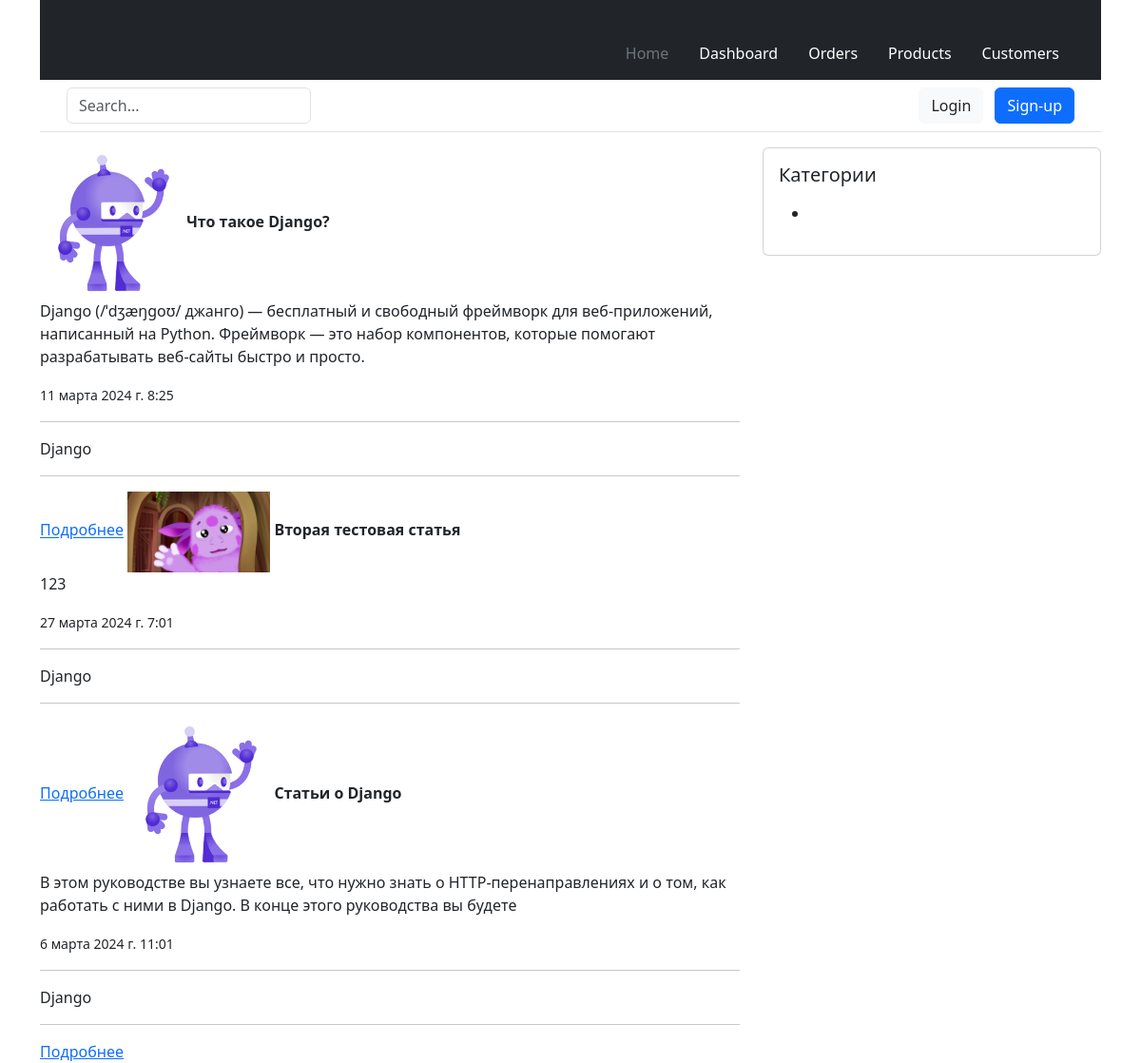
Screenshot of /category/django/ with the database file from the repository.
### modules/blog/models.py (models this page shows, shortened)
class Article(models.Model):
    STATUS_OPTIONS = (
        ('published', 'Опубликовано'),
        ('draft', 'Черновик')
    )
    title = models.CharField(verbose_name='Заголовок', max_length=255)
    slug = models.SlugField(verbose_name='URL', max_length=255, blank=True, unique=True)
    category = TreeForeignKey('Category', on_delete=models.PROTECT, related_name='articles', verbose_name='Категория')
    short_description = models.TextField(verbose_name='Краткое описание', max_length=500)
    full_description = models.TextField(verbose_name='Полное описание')
    thumbnail = models.ImageField(
        verbose_name='Превью поста',
        blank=True,
        upload_to='images/thumbnails/%Y/%m/%d/',
        validators=[FileExtensionValidator(allowed_extensions=('png', 'jpg', 'webp', 'jpeg', 'gif'))]
    )
    status = models.CharField(choices=STATUS_OPTIONS, default='published', verbose_name='Статус поста', max_length=10)
    time_create = models.DateTimeField(auto_now_add=True, verbose_name='Время добавления')
    time_update = models.DateTimeField(auto_now=True, verbose_name='Время обновления')
    author = models.ForeignKey(to=User, verbose_name='Автор', on_delete=models.SET_DEFAULT, related_name='author_posts',
                               default=1)
    updater = models.ForeignKey(to=User, verbose_name='Обновил', on_delete=models.SET_NULL, null=True,
                                related_name='updater_posts', blank=True)
    fixed = models.BooleanField(verbose_name='Зафиксировано', default=False)
    class Meta:
        db_table = 'app_articles'
        ordering = ['-fixed', '-time_create']
        indexes = [models.Index(fields=['-fixed', '-time_create', 'status'])]
        verbose_name = 'Статья'
        verbose_name_plural = 'Статьи'
    def get_absolute_url(self):
        return reverse('articles_detail', kwargs={'slug': self.slug})

class Category(MPTTModel):
    title = models.CharField(max_length=255, verbose_name='Название категории')
    slug = models.SlugField(max_length=255, verbose_name='URL категории', blank=True)
    description = models.TextField(verbose_name='Описание категории', max_length=300)
    parent = TreeForeignKey(
        'self',
        on_delete=models.CASCADE,
        null=True,
        blank=True,
        db_index=True,
        related_name='children',
        verbose_name='Родительская категория'
    )
    class MPTTMeta:
        order_insertion_by = ('title',)
    class Meta:
        verbose_name = 'Категория'
        verbose_name_plural = 'Категории'
        db_table = 'app_categories'

### modules/blog/views.py (the view)
# urls.py: path('category/<str:slug>/', ArticleByCategoryListView.as_view(), name="articles_by_category"),
class ArticleByCategoryListView(ListView):
    model = Article
    template_name = 'blog/articles_list.html'
    context_object_name = 'articles'
    category = None
    def get_queryset(self):
        self.category = Category.objects.get(slug=self.kwargs['slug'])
        queryset = Article.objects.all().filter(category__slug=self.category.slug)
        return queryset
    def get_context_data(self, **kwargs):
        context = super().get_context_data(**kwargs)
        context['title'] = f'Статьи из категории: {self.category.title}'
        return context

### templates/blog/articles_list.html
{% extends 'main.html' %}
{% block content %}
    {% for article in articles %}
        <img src={{ article.thumbnail.url }} alt={{ article.title }} width="150"/>
        <strong>{{ article.title }}</strong>
        <p>{{ article.short_description }}</p>
        <small>{{ article.time_create }}</small>
        <hr>
        <span>{{ article.category.title }}</span>
        <hr>
        <a href="{{ article.get_absolute_url }}">Подробнее</a>
    {% endfor %}
{% endblock %}

### templates/main.html (shortened to what this page needs)
<!DOCTYPE html>
<html lang="ru">
<head>
    {% load static %}
    <link href="{% static 'bootstrap/css/bootstrap.min.css' %}" type="text/css" rel="stylesheet">
</head>
<body>
    <div class="container">
        {% include 'header.html' %}
        <div class="row">
            <div class="col-8">
            {% block content %}
            {% endblock %}
            </div>
            <div class="col-4">
                {% include 'sidebar.html' %}
            </div>
        </div>
    </div>
</body>
</html>

### templates/header.html
<header>
    <div class="px-3 py-2 text-bg-dark">
      <div class="container">
        <div class="d-flex flex-wrap align-items-center justify-content-center justify-content-lg-start">
          <a href="/" class="d-flex align-items-center my-2 my-lg-0 me-lg-auto text-white text-decoration-none">
            <svg class="bi me-2" width="40" height="32" role="img" aria-label="Bootstrap"><use xlink:href="#bootstrap"></use></svg>
          </a>
          <ul class="nav col-12 col-lg-auto my-2 justify-content-center my-md-0 text-small">
            <li>
              <a href="#" class="nav-link text-secondary">
                <svg class="bi d-block mx-auto mb-1" width="24" height="24"><use xlink:href="#home"></use></svg>
                Home
              </a>
            </li>
            <li>
              <a href="#" class="nav-link text-white">
                <svg class="bi d-block mx-auto mb-1" width="24" height="24"><use xlink:href="#speedometer2"></use></svg>
                Dashboard
              </a>
            </li>
            <li>
              <a href="#" class="nav-link text-white">
                <svg class="bi d-block mx-auto mb-1" width="24" height="24"><use xlink:href="#table"></use></svg>
                Orders
              </a>
            </li>
            <li>
              <a href="#" class="nav-link text-white">
                <svg class="bi d-block mx-auto mb-1" width="24" height="24"><use xlink:href="#grid"></use></svg>
                Products
              </a>
            </li>
            <li>
              <a href="#" class="nav-link text-white">
                <svg class="bi d-block mx-auto mb-1" width="24" height="24"><use xlink:href="#people-circle"></use></svg>
                Customers
              </a>
            </li>
          </ul>
        </div>
      </div>
    </div>
    <div class="px-3 py-2 border-bottom mb-3">
      <div class="container d-flex flex-wrap justify-content-center">
        <form class="col-12 col-lg-auto mb-2 mb-lg-0 me-lg-auto" role="search">
          <input type="search" class="form-control" placeholder="Search..." aria-label="Search">
        </form>
        <div class="text-end">
          <button type="button" class="btn btn-light text-dark me-2">Login</button>
          <button type="button" class="btn btn-primary">Sign-up</button>
        </div>
      </div>
    </div>
  </header>

### templates/sidebar.html (shortened to what this page needs)
{% load mptt_tags %}
<div class="card">
    <div class="card-body">
      <h5 class="card-title">Категории</h5>
      {% full_tree_for_model blog.Category as categories %}
      <p class="card-text">
        <ul>
            {% recursetree categories %}
                <li>
                </li>
            {% endrecursetree %}
        </ul>
      </p>
    </div>
  </div>

### rows the page displays
Article: thumbnail (picture), title "Что такое Django?", short_description "Django (/ˈdʒæŋɡoʊ/ джанго) — бесплатный и свободный фреймворк для веб-приложений, написанный на Python. Фреймворк — это набор компонентов, которые помогают разрабатывать веб-сайты быстро и просто.", time_create "11 марта 2024 г. 8:25", category "Django"
Article: thumbnail (placeholder picture), title "Вторая тестовая статья", short_description "123", time_create "27 марта 2024 г. 7:01", category "Django"
Article: thumbnail (picture), title "Статьи о Django", short_description "В этом руководстве вы узнаете все, что нужно знать о HTTP-перенаправлениях и о том, как работать с ними в Django. В конце этого руководства вы будете", time_create "6 марта 2024 г. 11:01", category "Django"
